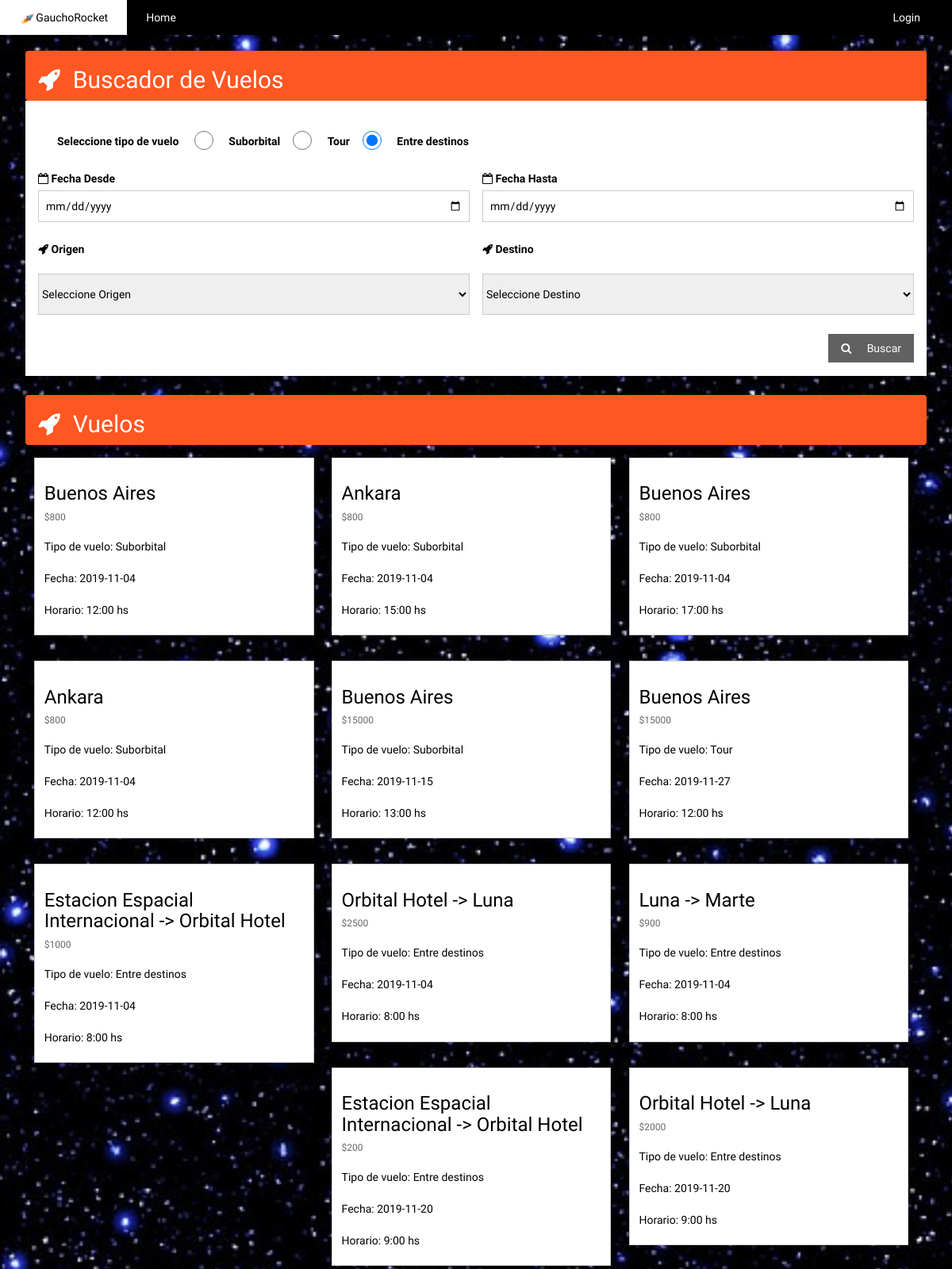
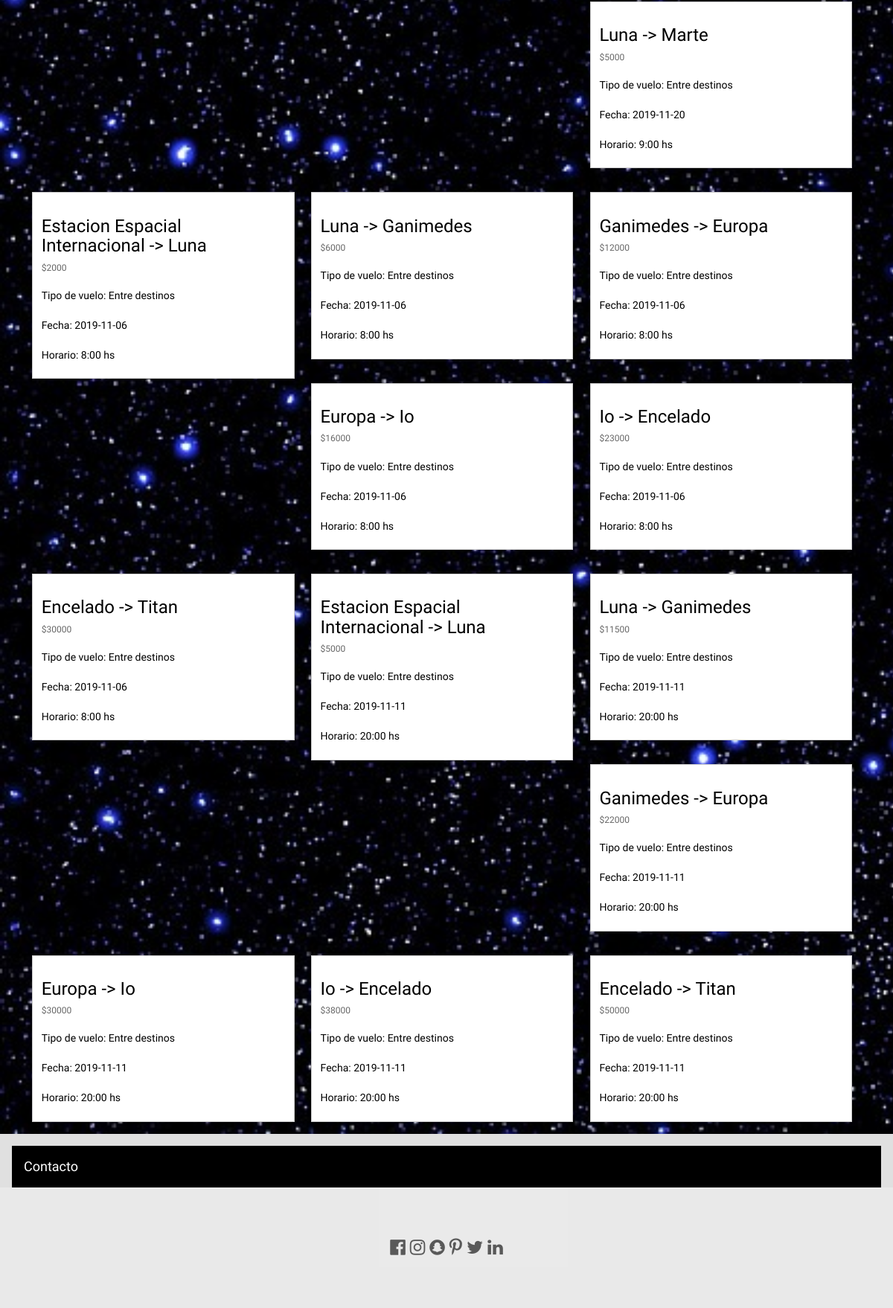
The page / on the database its author committed (2 pictures, top to bottom).
### tables this page shows
CREATE TABLE `tipo_viaje` (
  `id_tipo_viaje` int(11) NOT NULL,
  `descripcion_tv` varchar(20) DEFAULT NULL,
  PRIMARY KEY (`id_tipo_viaje`)
);

CREATE TABLE `vuelo` (
  `id_vuelo` int(11) NOT NULL AUTO_INCREMENT,
  `equipo_vuelo` int(11) NOT NULL,
  `tipo_viaje_vuelo` int(11) NOT NULL,
  `hora_partida` int(11) NOT NULL,
  `fecha` date NOT NULL,
  PRIMARY KEY (`id_vuelo`),
  KEY `tipo_viaje_vuelo` (`tipo_viaje_vuelo`),
  KEY `equipo_vuelo` (`equipo_vuelo`),
  CONSTRAINT `vuelo_ibfk_1` FOREIGN KEY (`tipo_viaje_vuelo`) REFERENCES `tipo_viaje` (`id_tipo_viaje`),
  CONSTRAINT `vuelo_ibfk_2` FOREIGN KEY (`equipo_vuelo`) REFERENCES `equipo` (`id_equipo`)
);

CREATE TABLE `destino` (
  `id_destino` int(11) NOT NULL,
  `descripcion` varchar(50) NOT NULL,
  PRIMARY KEY (`id_destino`)
);

CREATE TABLE `trayecto` (
  `id_trayecto` int(11) NOT NULL,
  `id_vuelo_trayecto` int(11) NOT NULL,
  `origen` int(11) NOT NULL,
  `destino` int(11) NOT NULL,
  `duracion` int(11) NOT NULL,
  `precio` int(11) NOT NULL,
  PRIMARY KEY (`id_vuelo_trayecto`,`id_trayecto`),
  KEY `partida` (`origen`),
  KEY `llegada` (`destino`),
  CONSTRAINT `trayecto_ibfk_1` FOREIGN KEY (`id_vuelo_trayecto`) REFERENCES `vuelo` (`id_vuelo`),
  CONSTRAINT `trayecto_ibfk_2` FOREIGN KEY (`origen`) REFERENCES `destino` (`id_destino`),
  CONSTRAINT `trayecto_ibfk_3` FOREIGN KEY (`destino`) REFERENCES `destino` (`id_destino`)
);

### controlador/controlador_home.php (called while the page is built, shortened)
<?php
include_once('modelo/modelo_home.php');
function home_index(){
    if(isset($_POST["btn-buscador"])){
        $origen = "";
        $destino = "";
        $tipo = $_POST["tipo"];
        $fecha_desde = $_POST["fecha_desde"];
        $fecha_hasta = $_POST["fecha_hasta"];
        if(isset($_POST["origen"]))
            $origen = $_POST["origen"];
        if(isset($_POST["destino"]))
            $destino = $_POST["destino"];
        $vuelos = buscarVuelo($tipo, $fecha_desde, $fecha_hasta, $origen, $destino);
    } else {
        $vuelos = todosLosVuelos();
    }
    $tipos_vuelo = getTipos();
    include("vista/vista_home.php");
}

### modelo/modelo_home.php (called while the page is built, shortened)
<?php
function todosLosVuelos(){
    $conn = getConexion();
    $sql = "SELECT v.*, tv.*, e.modelo_equipo, tr.duracion, tr.precio, d1.descripcion origen, d2.descripcion destino
        FROM vuelo v
        JOIN equipo e ON v.equipo_vuelo = e.id_equipo
        JOIN tipo_viaje tv ON v.tipo_viaje_vuelo = tv.id_tipo_viaje
        JOIN trayecto tr ON v.id_vuelo = tr.id_vuelo_trayecto
        JOIN destino d1 ON tr.origen = d1.id_destino
        JOIN destino d2 ON tr.destino = d2.id_destino";
    $result = mysqli_query($conn, $sql);
    $vuelos = getVuelos($result);
    return $vuelos;
}
function getTipos(){
    $conn = getConexion();
    $sql = "SELECT * FROM tipo_viaje";
    $result = mysqli_query($conn, $sql);
    $tipos = Array();
    if (mysqli_num_rows($result) > 0) {
        while($row = mysqli_fetch_assoc($result)) {
            $tipo = Array();
            $tipo['id_tipo_viaje'] =  $row["id_tipo_viaje"];
            $tipo['descripcion_tv'] =  $row["descripcion_tv"];
            $tipos[] = $tipo;
        }
    }
    return $tipos;
}
function getVuelos($result){
    $vuelos = Array();
    if (mysqli_num_rows($result) > 0) {
        while($row = mysqli_fetch_assoc($result)) {
            $vuelo = Array();
            $vuelo['id_vuelo'] = $row["id_vuelo"];
            $vuelo['id_tipo'] = $row["id_tipo_viaje"];
            $vuelo['modelo_equipo'] = $row["modelo_equipo"];
            $vuelo['tipo'] =  $row["descripcion_tv"];
            $vuelo['origen'] =  $row["origen"];
            $vuelo['destino'] =  $row["destino"];
            $vuelo['fecha'] = $row["fecha"];
            $vuelo['hora'] = $row["hora_partida"];
            $vuelo['precio'] = $row["precio"];
            $vuelos[] = $vuelo;
        }
    }
    return $vuelos;
}
?>

### vista/vista_home.php (the view, shortened to what this page needs)
   <br>
<div style="background-image: url('public/img/fondo7.jpg'); background-size: cover ">
        <br>
    <div class="w3-padding w3-margin">
        <div class="w3-container w3-deep-orange w3-round">
            <h2><i class="fa fa-rocket w3-margin-right"></i>Buscador de Vuelos</h2>
        </div>
        <div class="w3-container w3-white">
            <form action="home" method="post">
                <div class="w3-row-padding w3-margin">
                    <label>Seleccione tipo de vuelo</label>
                    <?php
                        foreach( $tipos_vuelo as $tipo_vuelo){
                            echo "<input class='w3-radio w3-margin' type='radio' name='tipo' value='". $tipo_vuelo["id_tipo_viaje"] ."' checked>
                            <label>". $tipo_vuelo["descripcion_tv"] ."</label>";
                        }
                    ?>
                </div>
                <div class="w3-row-padding" style="margin:8px -16px;">
                    <div class="w3-half w3-margin-bottom">
                        <label><i class="fa fa-calendar-o"></i> Fecha Desde</label>
                        <input class="w3-input w3-border" type="date" name="fecha_desde" required>
                    </div>
                    <div class="w3-half">
                        <label><i class="fa fa-calendar-o"></i> Fecha Hasta</label>
                        <input class="w3-input w3-border" type="date" name="fecha_hasta" required>
                    </div>
                </div>
                <div class="w3-row-padding" style="margin:8px -16px;">
                    <div class="w3-half w3-margin-bottom">
                        <label><i class="fa fa-rocket"></i> Origen</label>
                        <select class="w3-select w3-border w3-padding-16 w3-margin-top" name="origen">
                            <option value="" disabled selected>Seleccione Origen</option>
                        </select>
                    </div>
                    <div class="w3-half" id="destino-div">
                        <label><i class="fa fa-rocket"></i> Destino</label>
                        <select class="w3-select w3-border w3-padding-16 w3-margin-top" id="destino" name="destino">
                            <option value="" disabled selected>Seleccione Destino</option>
                        </select>
                    </div>
                </div>
                <button name="btn-buscador" class="w3-button w3-dark-grey w3-margin-bottom w3-right" type="submit"><i class="fa fa-search w3-margin-right"></i> Buscar</button>
            </form>
        </div>
    </div>
    <div class="w3-margin w3-container">
        <div class="w3-container w3-deep-orange w3-round">
          <h2><i class="fa fa-rocket w3-margin-right"></i>Vuelos</h2>
        </div>
        <table>
            <tr class='w3-row'>
                <?php
                foreach ( $vuelos as $vuelo){
                    echo   "<td class='w3-third w3-section w3-border w3-white' style='margin: 1% 1%; width: 31%; padding: 1%;'>
                    <h3>". $vuelo['origen'] ;
                    if($vuelo['id_tipo'] == 3){
                        echo " -> ".$vuelo['destino'] ."</h3>";
                    }
                    echo"<h6 class='w3-opacity'>$". $vuelo['precio'] ."</h6>
                    <p>Tipo de vuelo: ". $vuelo['tipo'] ."</p>
                    <p>Fecha: ". $vuelo['fecha'] ."</p>
                    <p>Horario: ". $vuelo['hora'] .":00 hs</p>";
                    echo    "</td>";
                }
                ?>
            </tr>
    </table>
    </div>
</div>
    <div class="w3-container" id="contacto">
        <button onclick="mostrarInfo('contactoForm')" class="w3-btn w3-block w3-black w3-left-align"><h4>Contacto</h4></button>
    </div>

### public/header.php (shortened to what this page needs)
<!DOCTYPE html>
<html lang="en">
<link rel="stylesheet" href="https://cdnjs.cloudflare.com/ajax/libs/font-awesome/4.7.0/css/font-awesome.min.css">
<link rel="stylesheet" href="public/css/w4.css">
<link rel="stylesheet" href="public/css/w3.css">
<link rel="stylesheet" href="public/css/bootstrap.min.css" >
<link rel="stylesheet" href="public/css/custom.css">
<body>
<div class="w3-top">
    <div class="w3-bar w3-black w3-card">
        <span class="w3-bar-item w3-white w3-padding-large"><img src="public/img/rocket.png" height="15px">GauchoRocket</span>
        <a href="/gauchoRocket/home" style="text-decoration:none" class="w3-bar-item w3-button w3-padding-large">Home</a>
        <?php
            if(isset($_SESSION["logueado"])){
                echo "<a href='/gauchoRocket/checkin' style=\"text-decoration:none\" class='w3-bar-item w3-button w3-padding-large'>Check-In</a>";
                if(isset($_SESSION["admin"])){
                    echo "<a href='/gauchoRocket/checkin' style=\"text-decoration:none\" class='w3-bar-item w3-button w3-padding-large'>Mantenimiento</a>";
                }
                echo "<a href='/gauchoRocket/login?logout=1' style=\"text-decoration:none\" class='w3-bar-item w3-text-white w3-padding-large w3-display-right'>Cerrar Sesion</a>";
            } else {
                echo "<a href='login' style=\"text-decoration:none\" class='w3-bar-item w3-button w3-padding-large w3-display-right w3-margin-right'>Login</a>";
            }
        ?>
    </div>
</div>
<div class="w3-container-fluid">

### index.php (shortened to what this page needs)
<?php
$routes = parseRoutes();
$moduleName = extractModuleName($routes);
$action = extractActionName($routes);
include_once("public/header.php");
$filename = "controlador/controlador_" . $moduleName . ".php";
if( file_exists($filename) ){
    call_user_func( $moduleName . '_' . $action );
} else {
    echo ' <div class="w3-container w3-content w3-center w3-padding-64" >La pagina solicitada no existe</div>';
}
include_once("public/footer.php");
function parseRoutes(){
    $urlAndParams = explode('?', $_SERVER['REQUEST_URI']);
    return explode('gauchoRocket/', $urlAndParams[0]);
}
function extractModuleName($routes){
    return !empty($routes[1]) ? $routes[1] : "home";
}
function extractActionName($routes){
    return !empty($routes[2]) ? $routes[2] : "index";
}
?>

### public/footer.php (shortened to what this page needs)
</div>
<footer class="w3-container w3-padding-64 w3-center w3-opacity w3-light-grey w3-xlarge">
    <i class="fa fa-facebook-official w3-hover-opacity"></i>
    <i class="fa fa-instagram w3-hover-opacity"></i>
    <i class="fa fa-snapchat w3-hover-opacity"></i>
    <i class="fa fa-pinterest-p w3-hover-opacity"></i>
    <i class="fa fa-twitter w3-hover-opacity"></i>
    <i class="fa fa-linkedin w3-hover-opacity"></i>
</footer>
</body>
</html>

### public/css/w3.css (style rules this page uses)
*,*:before,*:after { box-sizing:inherit }
html { -ms-text-size-adjust:100%;-webkit-text-size-adjust:100% }
body { margin:0 }
article,aside,details,figcaption,figure,footer,header,main,menu,nav,section { display:block }
a { background-color:transparent }
img { border-style:none }
button,input,select,textarea,optgroup { font:inherit;margin:0 }
button,input { overflow:visible }
button,select { text-transform:none }
button,[type=button],[type=reset],[type=submit] { -webkit-appearance:button }
[type=checkbox],[type=radio] { padding:0 }
html,body { font-family:Verdana,sans-serif;font-size:15px;line-height:1.5 }
html { overflow-x:hidden }
h2 { font-size:30px }
h3 { font-size:24px }
h4 { font-size:20px }
h6 { font-size:16px }
h1,h2,h3,h4,h5,h6 { font-family:"Segoe UI",Arial,sans-serif;font-weight:400;margin:10px 0 }
img { vertical-align:middle }
a { color:inherit }
.w3-btn,.w3-button { border:none;display:inline-block;padding:8px 16px;vertical-align:middle;overflow:hidden;text-decoration:none;color:inherit;background-color:inherit;text-align:center;cursor:pointer;white-space:nowrap }
.w3-btn,.w3-button { -webkit-touch-callout:none;-webkit-user-select:none;-khtml-user-select:none;-moz-user-select:none;-ms-user-select:none;user-select:none }
.w3-input { padding:8px;display:block;border:none;border-bottom:1px solid #ccc;width:100% }
.w3-select { padding:9px 0;width:100%;border:none;border-bottom:1px solid #ccc }
.w3-check,.w3-radio { width:24px;height:24px;position:relative;top:6px }
.w3-bar { width:100%;overflow:hidden }
.w3-bar .w3-bar-item { padding:8px 16px;float:left;width:auto;border:none;display:block;outline:0 }
.w3-bar .w3-button { white-space:normal }
.w3-block { display:block;width:100% }
.w3-container:after,.w3-container:before,.w3-panel:after,.w3-panel:before,.w3-row:after,.w3-row:before,.w3-row-padding:after,.w3-row-padding:before, .w3-cell-row:before,.w3-cell-row:after,.w3-clear:after,.w3-clear:before,.w3-bar:before,.w3-bar:after { content:"";display:table;clear:both }
.w3-col,.w3-half,.w3-third,.w3-twothird,.w3-threequarter,.w3-quarter { float:left;width:100% }
@media (min-width:601px) { .w3-col.m4,.w3-third { width:33.33333% } }
@media (min-width:601px) { .w3-col.m6,.w3-half { width:49.99999% } }
.w3-top,.w3-bottom { position:fixed;width:100%;z-index:1 }
.w3-top { top:0 }
.w3-display-right { position:absolute;top:50%;right:0%;transform:translate(0%,-50%);-ms-transform:translate(0%,-50%) }
.w3-round,.w3-round-medium { border-radius:4px }
.w3-row-padding,.w3-row-padding>.w3-half,.w3-row-padding>.w3-third,.w3-row-padding>.w3-twothird,.w3-row-padding>.w3-threequarter,.w3-row-padding>.w3-quarter,.w3-row-padding>.w3-col { padding:0 8px }
.w3-container,.w3-panel { padding:0.01em 16px }
.w3-card,.w3-card-2 { box-shadow:0 2px 5px 0 rgba(0,0,0,0.16),0 2px 10px 0 rgba(0,0,0,0.12) }
.w3-opacity,.w3-hover-opacity:hover { opacity:0.60 }
.w3-xlarge { font-size:24px!important }
.w3-left-align { text-align:left!important }
.w3-center { text-align:center!important }
.w3-border { border:1px solid #ccc!important }
.w3-section,.w3-code { margin-top:16px!important;margin-bottom:16px!important }
.w3-margin { margin:16px!important }
.w3-margin-top { margin-top:16px!important }
.w3-margin-bottom { margin-bottom:16px!important }
.w3-margin-right { margin-right:16px!important }
.w3-padding { padding:8px 16px!important }
.w3-padding-large { padding:12px 24px!important }
.w3-padding-16 { padding-top:16px!important;padding-bottom:16px!important }
.w3-padding-64 { padding-top:64px!important;padding-bottom:64px!important }
.w3-right { float:right!important }
.w3-deep-orange,.w3-hover-deep-orange:hover { color:#fff!important;background-color:#ff5722!important }
.w3-white,.w3-hover-white:hover { color:#000!important;background-color:#fff!important }
.w3-black,.w3-hover-black:hover { color:#fff!important;background-color:#000!important }
.w3-light-grey,.w3-hover-light-grey:hover,.w3-light-gray,.w3-hover-light-gray:hover { color:#000!important;background-color:#f1f1f1!important }
.w3-dark-grey,.w3-hover-dark-grey:hover,.w3-dark-gray,.w3-hover-dark-gray:hover { color:#fff!important;background-color:#616161!important }

### public/css/custom.css (style rules this page uses)
body { background-color: rgb(224, 224, 224); }
p { margin-top: 20px; margin-bottom: 10px; }
a:link { text-decoration:none; }

### public/header.php (style rules this page uses)
body,h1,h2,h3,h4,h5,h6 { font-family: "Raleway", Arial, Helvetica, sans-serif }

### rows shown on the page
tipo_viaje: descripcion_tv "Suborbital"
tipo_viaje: descripcion_tv "Tour"
tipo_viaje: descripcion_tv "Entre destinos"
vuelo: destino.descripcion "Buenos Aires", trayecto.precio "800", tipo_viaje_vuelo.descripcion_tv "Suborbital", fecha "2019-11-04", hora_partida "12"
vuelo: destino.descripcion "Ankara", trayecto.precio "800", tipo_viaje_vuelo.descripcion_tv "Suborbital", fecha "2019-11-04", hora_partida "15"
vuelo: destino.descripcion "Buenos Aires", trayecto.precio "800", tipo_viaje_vuelo.descripcion_tv "Suborbital", fecha "2019-11-04", hora_partida "17"
vuelo: destino.descripcion "Ankara", trayecto.precio "800", tipo_viaje_vuelo.descripcion_tv "Suborbital", fecha "2019-11-04", hora_partida "12"
vuelo: destino.descripcion "Buenos Aires", trayecto.precio "15000", tipo_viaje_vuelo.descripcion_tv "Suborbital", fecha "2019-11-15", hora_partida "13"
vuelo: destino.descripcion "Buenos Aires", trayecto.precio "15000", tipo_viaje_vuelo.descripcion_tv "Tour", fecha "2019-11-27", hora_partida "12"
vuelo: destino.descripcion "Estacion Espacial Internacional", destino.descripcion "Orbital Hotel", trayecto.precio "1000", tipo_viaje_vuelo.descripcion_tv "Entre destinos", fecha "2019-11-04", hora_partida "8", destino.descripcion "Luna", trayecto.precio "2500", destino.descripcion "Marte", trayecto.precio "900"
vuelo: destino.descripcion "Estacion Espacial Internacional", destino.descripcion "Orbital Hotel", trayecto.precio "200", tipo_viaje_vuelo.descripcion_tv "Entre destinos", fecha "2019-11-20", hora_partida "9", destino.descripcion "Luna", trayecto.precio "2000", destino.descripcion "Marte", trayecto.precio "5000"
vuelo: destino.descripcion "Estacion Espacial Internacional", destino.descripcion "Luna", trayecto.precio "2000", tipo_viaje_vuelo.descripcion_tv "Entre destinos", fecha "2019-11-06", hora_partida "8", destino.descripcion "Ganimedes", trayecto.precio "6000", destino.descripcion "Europa", trayecto.precio "12000", destino.descripcion "Io", trayecto.precio "16000", destino.descripcion "Encelado", trayecto.precio "23000", destino.descripcion "Titan", trayecto.precio "30000"
vuelo: destino.descripcion "Estacion Espacial Internacional", destino.descripcion "Luna", trayecto.precio "5000", tipo_viaje_vuelo.descripcion_tv "Entre destinos", fecha "2019-11-11", hora_partida "20", destino.descripcion "Ganimedes", trayecto.precio "11500", destino.descripcion "Europa", trayecto.precio "22000", destino.descripcion "Io", trayecto.precio "30000", destino.descripcion "Encelado", trayecto.precio "38000", destino.descripcion "Titan", trayecto.precio "50000"
